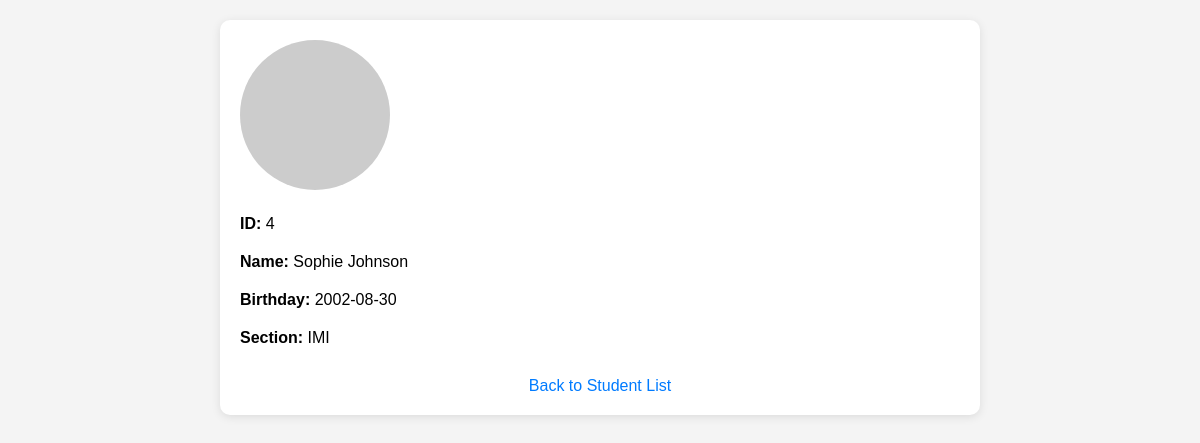
/views/ex2PDO/detailEtudiant.php?name=Sophie Johnson (signed in), run on the app's committed database.
### tables this page shows
CREATE TABLE Etudiants (
    id INT AUTO_INCREMENT PRIMARY KEY,
    name VARCHAR(100) NOT NULL,
    birthday DATE NOT NULL,
    image VARCHAR(255),  
    section_id INT,
    FOREIGN KEY (section_id) REFERENCES sections(id) ON DELETE SET NULL
);

CREATE TABLE sections (
    id INT AUTO_INCREMENT PRIMARY KEY,
    name VARCHAR(100) NOT NULL UNIQUE
);

### classes/exPDO/EtudiantTable.php (called while the page is built, shortened)
<?php
 class EtudiantTable{
    public static function rechercherEtudiantByName($name){
        if($name!=""){
            $connex = DatabaseConnexion::getInstance();
            $req = $connex->prepare("SELECT * FROM Etudiants WHERE name = ?");
            $req->execute(array($name));
      return  $req->fetchAll(PDO::FETCH_OBJ);
    }
    else{
        $connex=DatabaseConnexion::getInstance();
        $req="select * from Etudiants" ;
    $res=$connex->query($req);
      return  $res->fetchAll(PDO::FETCH_OBJ);
    }
}
 }
?>

### classes/exPDO/SectionTable.php (called while the page is built, shortened)
<?php
 class SectionTable{
    public static function rechercherSectionByID($id) {
        if($id != "") {
            $connex = DatabaseConnexion::getInstance();
            $req = "SELECT * FROM Sections WHERE id = ?";
            $res = $connex->prepare($req);
            $res->execute([$id]);
            return $res->fetch(PDO::FETCH_OBJ);
        } else {
            $connex = DatabaseConnexion::getInstance();
            $req = "SELECT * FROM Sections";
            $res = $connex->query($req);
            return $res->fetchAll(PDO::FETCH_OBJ);
        }
    }
 }
?>

### views/ex2PDO/detailEtudiant.php (the view, shortened to what this page needs)
<!DOCTYPE html>
<html lang="en">
<head>
</head>
<body>
    <div class="container">
        <?php
            require_once "../../classes/exPDO/EtudiantTable.php";
            require_once "../../classes/exPDO/SectionTable.php";
            if(isset($_GET["name"])){
                $students = EtudiantTable::rechercherEtudiantByName($_GET["name"]);
                foreach($students as $student){
                    echo "<div class='student-info'>";
                    echo "<img src='{$student->image}' alt='Profile'>";
                    echo "<div><label>ID:</label> {$student->id}</div>";
                    echo "<div><label>Name:</label> {$student->name}</div>";
                    echo "<div><label>Birthday:</label> {$student->birthday}</div>";
                    echo "<div><label>Section:</label> " . SectionTable::rechercherSectionByID($student->section_id)->name . "</div>";
                    echo "</div>";
                }
            }
        ?>
        <div class="back-link">
            <a href="StudentList.php">Back to Student List</a>
        </div>
    </div>
</body>
</html>

### views/ex2PDO/detailEtudiant.php (style rules this page uses)
body { font-family: Arial, sans-serif; margin: 0; padding: 0; background-color: #f4f4f4; }
.container { width: 60%; margin: 20px auto; padding: 20px; background-color: white; border-radius: 10px; box-shadow: 0 2px 10px rgba(0, 0, 0, 0.1); }
.student-info { display: flex; flex-direction: column; align-items: flex-start; }
.student-info div { margin: 10px 0; }
.student-info label { font-weight: bold; }
.student-info img { width: 150px; height: 150px; border-radius: 50%; margin-bottom: 15px; }
.back-link { margin-top: 20px; text-align: center; }
.back-link a { text-decoration: none; color: #007bff; font-size: 16px; }

### data on the page
etudiants: id "4", name "Sophie Johnson", birthday "2002-08-30", section.name "IMI"
